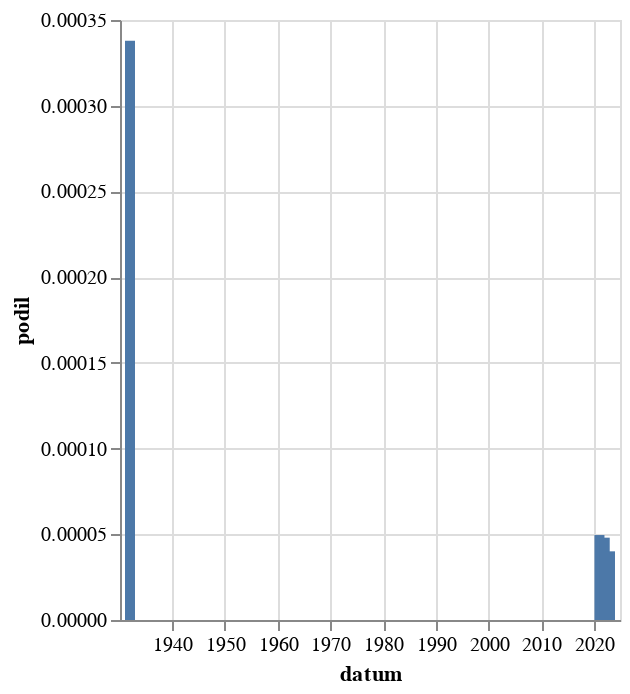

Write notebook code for a chart like this one.
### Code cell
alt.Chart(
    zavorka("bučen").to_pandas(),
    width = 250
).mark_bar(
).encode(
    alt.X('datum:T'),
    alt.Y('podil:Q')
)

### Figure 1 — Vega-Lite specification as saved in the notebook (floating-point values rounded to 4 significant figures)
{"config": {"view": {"continuousWidth": 300, "continuousHeight": 300}}, "data": {"name": "data-49d1d05be946f0ac3f00b95d7f5a7c90"}, "mark": {"type": "bar"}, "encoding": {"x": {"field": "datum", "type": "temporal"}, "y": {"field": "podil", "type": "quantitative"}}, "width": 250, "$schema": "https://vega.github.io/schema/vega-lite/v5.8.0.json", "datasets": {"data-49d1d05be946f0ac3f00b95d7f5a7c90": [{"datum": "1932-01-01T00:00:00", "text": 1, "text_right": 2960, "podil": 0.0003378, "co": "bučen"}, {"datum": "2021-01-01T00:00:00", "text": 1, "text_right": 20176, "podil": 4.956e-05, "co": "bučen"}, {"datum": "2022-01-01T00:00:00", "text": 1, "text_right": 20822, "podil": 4.803e-05, "co": "bučen"}, {"datum": "2023-01-01T00:00:00", "text": 1, "text_right": 24964, "podil": 4.006e-05, "co": "bučen"}]}}
